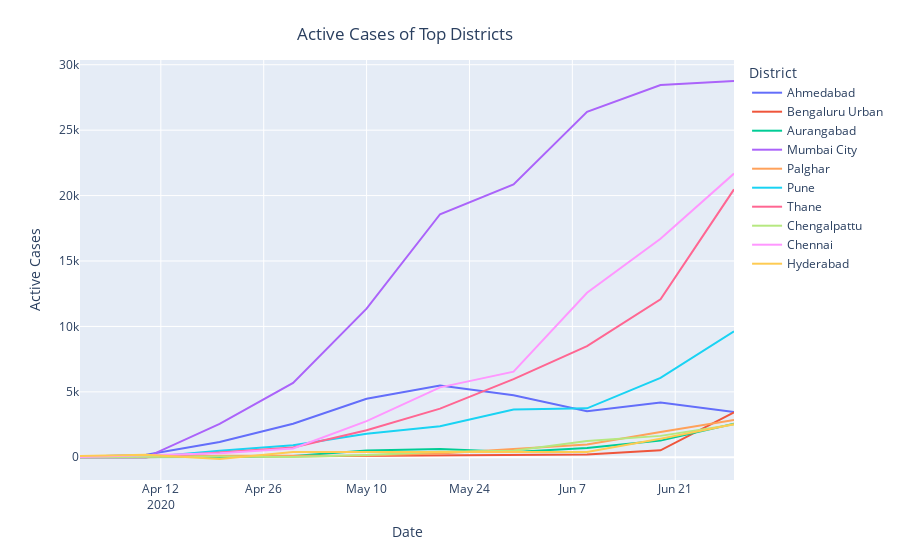

The notebook cell saved with this chart:
### Markdown cell above
**Phase 1 Analysis**

1. Top 10 districts were identified based on their active COVID-19 cases.
2. #### Active cases -
    - We can see a significant surge in the number of active cases in various districts of Maharashtra like
        Mumbai City, Thane, Pune.
    - By the end of phase 1, Chennai has the second highest number of active cases.
    - Most districts display a consistent rise in active cases, whereas two districts namely Hyderabad and Bengaluru Urban 
        show a steep rise around June 8th -9th. This trend may be due to Unlock 1 that started from June 8th.

### Code cell
fig = px.line(phase1, x="Phase1_Date", y="Active_Case", color="District",
               hover_name="District",
             labels = {
                     "Phase1_Date": "Date",
                     "Active_Case": "Active Cases"})
fig.update_layout({'title':{'text':
                           'Active Cases of Top Districts',
                           'x':0.45, 'y':0.95}
                     
                 })
fig.show()

### Figure 1 — Plotly figure (JSON) as saved in the notebook; plotly's stock layout.template omitted (floating-point values rounded to 4 significant figures)
{"data": [{"hovertemplate": "<b>%{hovertext}</b><br><br>District=Ahmedabad<br>Date=%{x}<br>Active Cases=%{y}<extra></extra>", "hovertext": ["Ahmedabad", "Ahmedabad", "Ahmedabad", "Ahmedabad", "Ahmedabad", "Ahmedabad", "Ahmedabad", "Ahmedabad", "Ahmedabad", "Ahmedabad"], "legendgroup": "Ahmedabad", "line": {"color": "#636efa", "dash": "solid"}, "mode": "lines", "name": "Ahmedabad", "orientation": "v", "showlegend": true, "type": "scatter", "x": ["2020-04-01T00:00:00", "2020-04-10T00:00:00", "2020-04-20T00:00:00", "2020-04-30T00:00:00", "2020-05-10T00:00:00", "2020-05-20T00:00:00", "2020-05-30T00:00:00", "2020-06-09T00:00:00", "2020-06-19T00:00:00", "2020-06-29T00:00:00"], "xaxis": "x", "y": [34, 197, 1161, 2561, 4474, 5484, 4742, 3518, 4195, 3453], "yaxis": "y"}, {"hovertemplate": "<b>%{hovertext}</b><br><br>District=Bengaluru Urban<br>Date=%{x}<br>Active Cases=%{y}<extra></extra>", "hovertext": ["Bengaluru Urban", "Bengaluru Urban", "Bengaluru Urban", "Bengaluru Urban", "Bengaluru Urban", "Bengaluru Urban", "Bengaluru Urban", "Bengaluru Urban", "Bengaluru Urban", "Bengaluru Urban"], "legendgroup": "Bengaluru Urban", "line": {"color": "#EF553B", "dash": "solid"}, "mode": "lines", "name": "Bengaluru Urban", "orientation": "v", "showlegend": true, "type": "scatter", "x": ["2020-04-01T00:00:00", "2020-04-10T00:00:00", "2020-04-20T00:00:00", "2020-04-30T00:00:00", "2020-05-10T00:00:00", "2020-05-20T00:00:00", "2020-05-30T00:00:00", "2020-06-09T00:00:00", "2020-06-19T00:00:00", "2020-06-29T00:00:00"], "xaxis": "x", "y": [51, 75, 40, 75, 84, 116, 153, 205, 532, 3428], "yaxis": "y"}, {"hovertemplate": "<b>%{hovertext}</b><br><br>District=Aurangabad<br>Date=%{x}<br>Active Cases=%{y}<extra></extra>", "hovertext": ["Aurangabad", "Aurangabad", "Aurangabad", "Aurangabad", "Aurangabad", "Aurangabad", "Aurangabad", "Aurangabad", "Aurangabad", "Aurangabad"], "legendgroup": "Aurangabad", "line": {"color": "#00cc96", "dash": "solid"}, "mode": "lines", "name": "Aurangabad", "orientation": "v", "showlegend": true, "type": "scatter", "x": ["2020-04-01T00:00:00", "2020-04-10T00:00:00", "2020-04-20T00:00:00", "2020-04-30T00:00:00", "2020-05-10T00:00:00", "2020-05-20T00:00:00", "2020-05-30T00:00:00", "2020-06-09T00:00:00", "2020-06-19T00:00:00", "2020-06-29T00:00:00"], "xaxis": "x", "y": [0, 0, 19, 102, 524, 635, 411, 704, 1275, 2572], "yaxis": "y"}, {"hovertemplate": "<b>%{hovertext}</b><br><br>District=Mumbai City<br>Date=%{x}<br>Active Cases=%{y}<extra></extra>", "hovertext": ["Mumbai City", "Mumbai City", "Mumbai City", "Mumbai City", "Mumbai City", "Mumbai City", "Mumbai City", "Mumbai City", "Mumbai City", "Mumbai City"], "legendgroup": "Mumbai City", "line": {"color": "#ab63fa", "dash": "solid"}, "mode": "lines", "name": "Mumbai City", "orientation": "v", "showlegend": true, "type": "scatter", "x": ["2020-04-01T00:00:00", "2020-04-10T00:00:00", "2020-04-20T00:00:00", "2020-04-30T00:00:00", "2020-05-10T00:00:00", "2020-05-20T00:00:00", "2020-05-30T00:00:00", "2020-06-09T00:00:00", "2020-06-19T00:00:00", "2020-06-29T00:00:00"], "xaxis": "x", "y": [0, 0, 2551, 5679, 11364, 18575, 20851, 26397, 28450, 28757], "yaxis": "y"}, {"hovertemplate": "<b>%{hovertext}</b><br><br>District=Palghar<br>Date=%{x}<br>Active Cases=%{y}<extra></extra>", "hovertext": ["Palghar", "Palghar", "Palghar", "Palghar", "Palghar", "Palghar", "Palghar", "Palghar", "Palghar", "Palghar"], "legendgroup": "Palghar", "line": {"color": "#FFA15A", "dash": "solid"}, "mode": "lines", "name": "Palghar", "orientation": "v", "showlegend": true, "type": "scatter", "x": ["2020-04-01T00:00:00", "2020-04-10T00:00:00", "2020-04-20T00:00:00", "2020-04-30T00:00:00", "2020-05-10T00:00:00", "2020-05-20T00:00:00", "2020-05-30T00:00:00", "2020-06-09T00:00:00", "2020-06-19T00:00:00", "2020-06-29T00:00:00"], "xaxis": "x", "y": [0, 0, 115, 119, 144, 284, 609, 985, 1925, 2856], "yaxis": "y"}, {"hovertemplate": "<b>%{hovertext}</b><br><br>District=Pune<br>Date=%{x}<br>Active Cases=%{y}<extra></extra>", "hovertext": ["Pune", "Pune", "Pune", "Pune", "Pune", "Pune", "Pune", "Pune", "Pune", "Pune"], "legendgroup": "Pune", "line": {"color": "#19d3f3", "dash": "solid"}, "mode": "lines", "name": "Pune", "orientation": "v", "showlegend": true, "type": "scatter", "x": ["2020-04-01T00:00:00", "2020-04-10T00:00:00", "2020-04-20T00:00:00", "2020-04-30T00:00:00", "2020-05-10T00:00:00", "2020-05-20T00:00:00", "2020-05-30T00:00:00", "2020-06-09T00:00:00", "2020-06-19T00:00:00", "2020-06-29T00:00:00"], "xaxis": "x", "y": [0, 0, 508, 912, 1794, 2377, 3658, 3741, 6074, 9620], "yaxis": "y"}, {"hovertemplate": "<b>%{hovertext}</b><br><br>District=Thane<br>Date=%{x}<br>Active Cases=%{y}<extra></extra>", "hovertext": ["Thane", "Thane", "Thane", "Thane", "Thane", "Thane", "Thane", "Thane", "Thane", "Thane"], "legendgroup": "Thane", "line": {"color": "#FF6692", "dash": "solid"}, "mode": "lines", "name": "Thane", "orientation": "v", "showlegend": true, "type": "scatter", "x": ["2020-04-01T00:00:00", "2020-04-10T00:00:00", "2020-04-20T00:00:00", "2020-04-30T00:00:00", "2020-05-10T00:00:00", "2020-05-20T00:00:00", "2020-05-30T00:00:00", "2020-06-09T00:00:00", "2020-06-19T00:00:00", "2020-06-29T00:00:00"], "xaxis": "x", "y": [0, 0, 365, 755, 2068, 3718, 5968, 8490, 12074, 20475], "yaxis": "y"}, {"hovertemplate": "<b>%{hovertext}</b><br><br>District=Chengalpattu<br>Date=%{x}<br>Active Cases=%{y}<extra></extra>", "hovertext": ["Chengalpattu", "Chengalpattu", "Chengalpattu", "Chengalpattu", "Chengalpattu", "Chengalpattu", "Chengalpattu", "Chengalpattu", "Chengalpattu", "Chengalpattu"], "legendgroup": "Chengalpattu", "line": {"color": "#B6E880", "dash": "solid"}, "mode": "lines", "name": "Chengalpattu", "orientation": "v", "showlegend": true, "type": "scatter", "x": ["2020-04-01T00:00:00", "2020-04-10T00:00:00", "2020-04-20T00:00:00", "2020-04-30T00:00:00", "2020-05-10T00:00:00", "2020-05-20T00:00:00", "2020-05-30T00:00:00", "2020-06-09T00:00:00", "2020-06-19T00:00:00", "2020-06-29T00:00:00"], "xaxis": "x", "y": [11, 39, 53, 29, 170, 424, 500, 1248, 1636, 2505], "yaxis": "y"}, {"hovertemplate": "<b>%{hovertext}</b><br><br>District=Chennai<br>Date=%{x}<br>Active Cases=%{y}<extra></extra>", "hovertext": ["Chennai", "Chennai", "Chennai", "Chennai", "Chennai", "Chennai", "Chennai", "Chennai", "Chennai", "Chennai"], "legendgroup": "Chennai", "line": {"color": "#FF97FF", "dash": "solid"}, "mode": "lines", "name": "Chennai", "orientation": "v", "showlegend": true, "type": "scatter", "x": ["2020-04-01T00:00:00", "2020-04-10T00:00:00", "2020-04-20T00:00:00", "2020-04-30T00:00:00", "2020-05-10T00:00:00", "2020-05-20T00:00:00", "2020-05-30T00:00:00", "2020-06-09T00:00:00", "2020-06-19T00:00:00", "2020-06-29T00:00:00"], "xaxis": "x", "y": [26, 172, 303, 677, 2758, 5346, 6540, 12571, 16700, 21682], "yaxis": "y"}, {"hovertemplate": "<b>%{hovertext}</b><br><br>District=Hyderabad<br>Date=%{x}<br>Active Cases=%{y}<extra></extra>", "hovertext": ["Hyderabad", "Hyderabad", "Hyderabad", "Hyderabad", "Hyderabad", "Hyderabad", "Hyderabad", "Hyderabad", "Hyderabad", "Hyderabad"], "legendgroup": "Hyderabad", "line": {"color": "#FECB52", "dash": "solid"}, "mode": "lines", "name": "Hyderabad", "orientation": "v", "showlegend": true, "type": "scatter", "x": ["2020-04-01T00:00:00", "2020-04-10T00:00:00", "2020-04-20T00:00:00", "2020-04-30T00:00:00", "2020-05-10T00:00:00", "2020-05-20T00:00:00", "2020-05-30T00:00:00", "2020-06-09T00:00:00", "2020-06-19T00:00:00", "2020-06-29T00:00:00"], "xaxis": "x", "y": [107, 202, -131, 400, 400, 400, 400, 400, 1410, 2527], "yaxis": "y"}], "layout": {"legend": {"title": {"text": "District"}, "tracegroupgap": 0}, "margin": {"t": 60}, "title": {"text": "Active Cases of Top Districts", "x": 0.45, "y": 0.95}, "xaxis": {"anchor": "y", "domain": [0, 1], "title": {"text": "Date"}}, "yaxis": {"anchor": "x", "domain": [0, 1], "title": {"text": "Active Cases"}}}}
